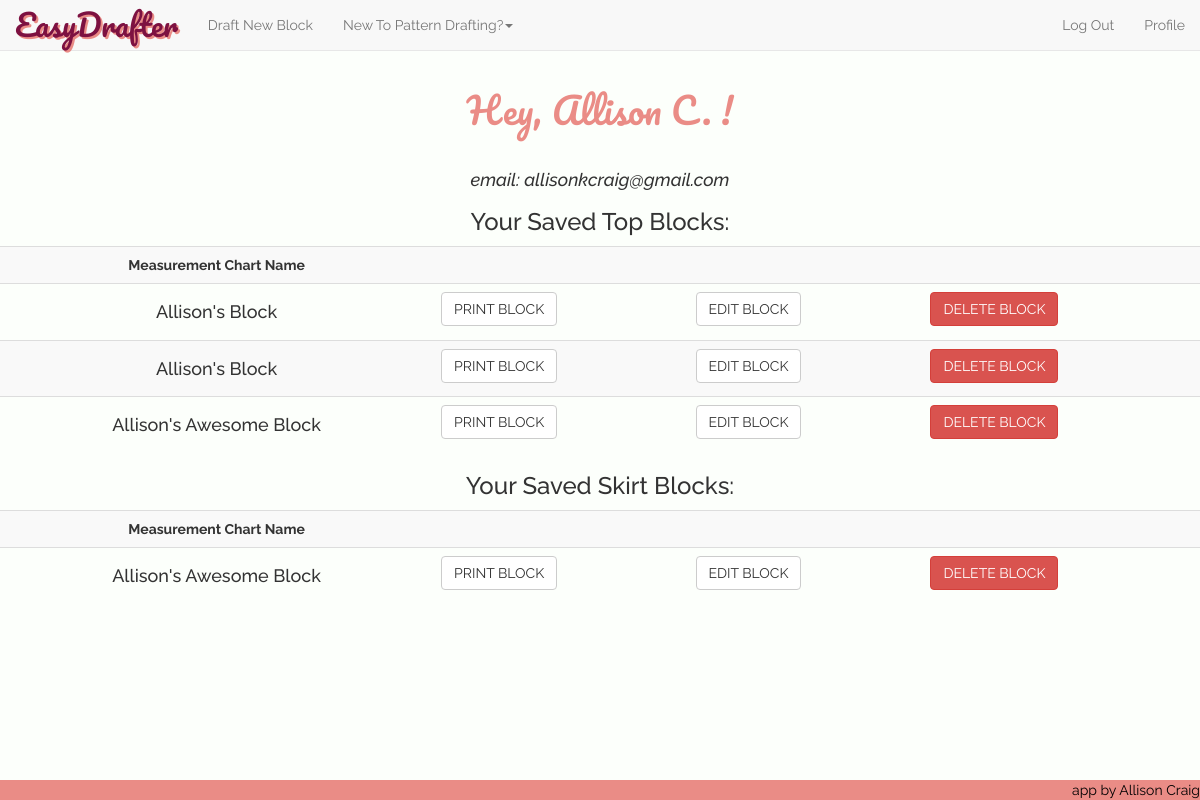
Screenshot of /profile (signed in) with the database file from the repository.
### model.py (models this page shows, shortened)
class User(db.Model):
    __tablename__ = "Users"
    user_id = db.Column(db.Integer, autoincrement=True, primary_key=True)
    fb_id = db.Column(db.String(64), unique=True, nullable=True)
    email = db.Column(db.String(64), unique=True, nullable=False)
    password = db.Column(db.String(64), nullable=True)
    fname = db.Column(db.String(15), nullable=False)

class Measurement_Chart_Top(db.Model):
    __tablename__ = "Measurement_Chart_Tops"
    chart_id = db.Column(db.Integer, autoincrement=True, primary_key=True)
    nickname = db.Column(db.Integer, nullable=False)
    user_id = db.Column(db.String(100), db.ForeignKey('Users.user_id'))
    bust = db.Column(db.Integer, nullable=False)
    waist = db.Column(db.Integer, nullable=False)
    full_length = db.Column(db.Integer, nullable=False)
    center_front = db.Column(db.Integer, nullable=False)
    front_shoulder_slope = db.Column(db.Integer, nullable=False)
    strap = db.Column(db.Integer, nullable=False)
    front_across_shoulder = db.Column(db.Integer, nullable=False)
    across_chest = db.Column(db.Integer, nullable=False)
    bust_depth = db.Column(db.Integer, nullable=False)
    shoulder_length = db.Column(db.Integer, nullable=False)
    bust_arc = db.Column(db.Integer, nullable=False)
    bust_span = db.Column(db.Integer, nullable=False)
    waist_arc = db.Column(db.Integer, nullable=False)
    dart_placement = db.Column(db.Integer, nullable=False)
    side_length = db.Column(db.Integer, nullable=False)
    full_length_back = db.Column(db.Integer, nullable=False)
    center_back = db.Column(db.Integer, nullable=False)
    back_shoulder_slope = db.Column(db.Integer, nullable=False)
    across_back = db.Column(db.Integer, nullable=False)
    back_arc = db.Column(db.Integer, nullable=False)
    waist_arc_back = db.Column(db.Integer, nullable=False)
    back_neck = db.Column(db.Integer, nullable=False)
    back_across_shoulder = db.Column(db.Integer, nullable=False)
    back_dart_intake = db.Column(db.Integer, nullable=False)
    user = db.relationship("User",
                           backref=db.backref("Measurement_Chart_Tops"))

class Measurement_Chart_Skirt(db.Model):
    __tablename__ = "Measurement_Chart_Skirts"
    chart_id = db.Column(db.Integer, autoincrement=True, primary_key=True)
    nickname = db.Column(db.Integer, nullable=False)
    user_id = db.Column(db.String(100), db.ForeignKey('Users.user_id'))
    waist = db.Column(db.Integer, nullable=False)
    hip = db.Column(db.Integer, nullable=False)
    center_front_hip_depth = db.Column(db.Integer, nullable=False)
    back_hip_arc = db.Column(db.Integer, nullable=False)
    center_back_hip_depth = db.Column(db.Integer, nullable=False)
    front_hip_arc = db.Column(db.Integer, nullable=False)
    dart_placement = db.Column(db.Integer, nullable=False)
    user = db.relationship("User",
                           backref=db.backref("Measurement_Chart_Skirts"))

### server.py (the view)
@app.route('/profile')
def user_profile_page():
    user_email = session['logged_in_customer_email']
    user = User.query.filter(User.email==user_email).one()
    current_user_id = user.user_id
    saved_blocks_tops = Measurement_Chart_Top.query.filter(Measurement_Chart_Top.user_id==current_user_id).all()
    saved_blocks_skirts = Measurement_Chart_Skirt.query.filter(Measurement_Chart_Skirt.user_id==current_user_id).all()
    return render_template("profile.html", user=user, session=session, savedblockstops=saved_blocks_tops, savedblocksskirts=saved_blocks_skirts)

### server.py (called while the page is built)
@app.before_request
def add_tests():
    g.jasmine_tests = JS_TESTING_MODE

### templates/profile.html (shortened to what this page needs)
{% extends 'base.html' %}
{% block content %}
<center><h1 class='heading-titles'>Hey, {{ user.fname }} !</h1></center>
<br>
<center><i><h4 class="raleway">email: {{ user.email }}</h4></i></center>
{% if savedblockstops %}
<center><h3 class="raleway">Your Saved Top Blocks: </h3></center>
<table class="table table-hover table-striped raleway">
	<th><center>Measurement Chart Name</center></th>
	<th></th>
	<th></th>
	<th></th>
	{% for sblocktop in savedblockstops %}
	<tr class="saved-block">
		<td><center><h4>{{ sblocktop.nickname }}</h4></center></td>
		<td><form action='/print-top/{{sblocktop.chart_id}}'>
			<button class="btn btn-default">PRINT BLOCK</button>
		</form></td>
		<td><form action='/edit-top/{{sblocktop.chart_id}}'>
			<button class="btn btn-default" value="{{ sblocktop.chart_id }}">EDIT BLOCK</button>
		</form></td>
		<td>
			<button class="btn btn-danger delete-btn-top" name='chart-id' value="{{ sblocktop.chart_id }}">DELETE BLOCK</button>
		</td>
	</tr>
	{% endfor %}
</table>
{% endif %}
{% if savedblocksskirts %}
<center><h3 class="raleway">Your Saved Skirt Blocks: </h3></center>
<table class="table table-hover table-striped raleway">
	<th><center>Measurement Chart Name</center></th>
	<th></th>
	<th></th>
	<th></th>
	{% for sblockskirt in savedblocksskirts %}
	<tr class="saved-block">
		<td><center><h4>{{ sblockskirt.nickname }}</h4></center></td>
		<td><form action='/print-skirt/{{sblockskirt.chart_id}}'>
			<button class="btn btn-default">PRINT BLOCK</button>
		</form></td>
		<td><form action='/edit-skirt/{{sblockskirt.chart_id}}'>
			<button class="btn btn-default" value="{{ sblockskirt.chart_id }}">EDIT BLOCK</button>
		</form></td>
		<td>
			<button class="delete-btn-skirt btn btn-danger" name='skirt-id' value="{{ sblockskirt.chart_id }}">DELETE BLOCK</button>
		</td>
	</tr>
	{% endfor %}
</table>
{% endif %}
{% endblock %}

### static/css/style.css (style rules this page uses)
.btn { font-family: "Raleway"; }
.heading-titles { font-family: 'Pacifico', cursive; color: #EA8C86; }
.raleway { font-family: "Raleway"; }
body { padding-top: 70px; margin-bottom: 2em; padding-bottom: 4em; background-color: #FCFFFB; }

### rows the page displays
User: fname "Allison C.", email "allisonkcraig@gmail.com"
Measurement_Chart_Top: nickname "Allison's Block", {{ sblocktop.chart_id }} 11 (drawn)
Measurement_Chart_Top: nickname "Allison's Block", {{ sblocktop.chart_id }} 30 (drawn)
Measurement_Chart_Top: nickname "Allison's Awesome Block", {{ sblocktop.chart_id }} 31 (drawn)
Measurement_Chart_Skirt: nickname "Allison's Awesome Block", {{ sblockskirt.chart_id }} 6 (drawn)
